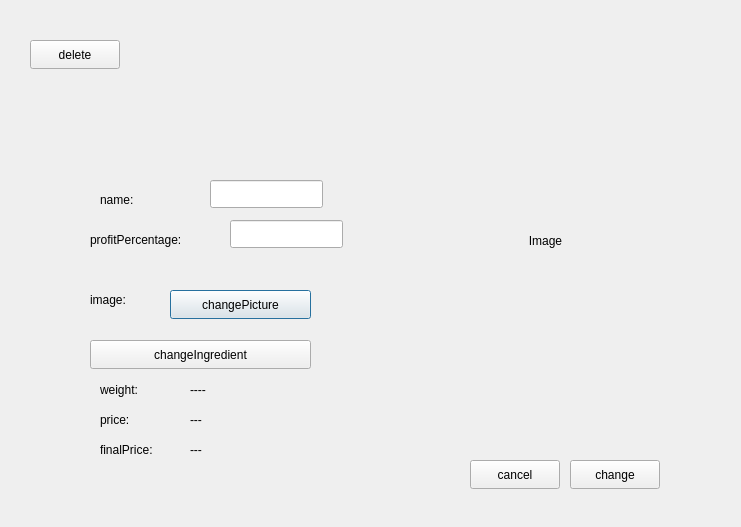
<?xml version="1.0" encoding="UTF-8"?>
<ui version="4.0">
 <class>CakeCardSetting</class>
 <widget class="QDialog" name="CakeCardSetting">
  <property name="geometry">
   <rect>
    <x>0</x>
    <y>0</y>
    <width>741</width>
    <height>527</height>
   </rect>
  </property>
  <property name="windowTitle">
   <string>Dialog</string>
  </property>
  <widget class="QLabel" name="label">
   <property name="geometry">
    <rect>
     <x>100</x>
     <y>190</y>
     <width>63</width>
     <height>20</height>
    </rect>
   </property>
   <property name="text">
    <string>name:</string>
   </property>
  </widget>
  <widget class="QLabel" name="label_2">
   <property name="geometry">
    <rect>
     <x>90</x>
     <y>230</y>
     <width>171</width>
     <height>20</height>
    </rect>
   </property>
   <property name="text">
    <string>profitPercentage:</string>
   </property>
  </widget>
  <widget class="QLabel" name="label_3">
   <property name="geometry">
    <rect>
     <x>90</x>
     <y>290</y>
     <width>63</width>
     <height>20</height>
    </rect>
   </property>
   <property name="text">
    <string>image:</string>
   </property>
  </widget>
  <widget class="QLabel" name="Image">
   <property name="geometry">
    <rect>
     <x>370</x>
     <y>70</y>
     <width>351</width>
     <height>341</height>
    </rect>
   </property>
   <property name="text">
    <string>Image</string>
   </property>
   <property name="alignment">
    <set>Qt::AlignmentFlag::AlignCenter</set>
   </property>
  </widget>
  <widget class="QPushButton" name="changePicBtn">
   <property name="geometry">
    <rect>
     <x>170</x>
     <y>290</y>
     <width>141</width>
     <height>29</height>
    </rect>
   </property>
   <property name="text">
    <string>changePicture</string>
   </property>
  </widget>
  <widget class="QPushButton" name="changeIngreditenBtn">
   <property name="geometry">
    <rect>
     <x>90</x>
     <y>340</y>
     <width>221</width>
     <height>29</height>
    </rect>
   </property>
   <property name="text">
    <string>changeIngredient</string>
   </property>
  </widget>
  <widget class="QLineEdit" name="lineEditName">
   <property name="geometry">
    <rect>
     <x>210</x>
     <y>180</y>
     <width>113</width>
     <height>28</height>
    </rect>
   </property>
  </widget>
  <widget class="QLineEdit" name="lineEditProfit">
   <property name="geometry">
    <rect>
     <x>230</x>
     <y>220</y>
     <width>113</width>
     <height>28</height>
    </rect>
   </property>
  </widget>
  <widget class="QPushButton" name="changeBtn">
   <property name="geometry">
    <rect>
     <x>570</x>
     <y>460</y>
     <width>90</width>
     <height>29</height>
    </rect>
   </property>
   <property name="text">
    <string>change</string>
   </property>
  </widget>
  <widget class="QPushButton" name="cancelBtn">
   <property name="geometry">
    <rect>
     <x>470</x>
     <y>460</y>
     <width>90</width>
     <height>29</height>
    </rect>
   </property>
   <property name="text">
    <string>cancel</string>
   </property>
  </widget>
  <widget class="QPushButton" name="deleteBtn">
   <property name="geometry">
    <rect>
     <x>30</x>
     <y>40</y>
     <width>90</width>
     <height>29</height>
    </rect>
   </property>
   <property name="text">
    <string>delete</string>
   </property>
  </widget>
  <widget class="QLabel" name="weight">
   <property name="geometry">
    <rect>
     <x>190</x>
     <y>380</y>
     <width>63</width>
     <height>20</height>
    </rect>
   </property>
   <property name="text">
    <string>----</string>
   </property>
  </widget>
  <widget class="QLabel" name="label_5">
   <property name="geometry">
    <rect>
     <x>100</x>
     <y>380</y>
     <width>63</width>
     <height>20</height>
    </rect>
   </property>
   <property name="text">
    <string>weight:</string>
   </property>
  </widget>
  <widget class="QLabel" name="label_4">
   <property name="geometry">
    <rect>
     <x>100</x>
     <y>410</y>
     <width>63</width>
     <height>20</height>
    </rect>
   </property>
   <property name="text">
    <string>price:</string>
   </property>
  </widget>
  <widget class="QLabel" name="label_6">
   <property name="geometry">
    <rect>
     <x>100</x>
     <y>440</y>
     <width>91</width>
     <height>20</height>
    </rect>
   </property>
   <property name="text">
    <string>finalPrice:</string>
   </property>
  </widget>
  <widget class="QLabel" name="Price">
   <property name="geometry">
    <rect>
     <x>190</x>
     <y>410</y>
     <width>63</width>
     <height>20</height>
    </rect>
   </property>
   <property name="text">
    <string>---</string>
   </property>
  </widget>
  <widget class="QLabel" name="finalPrice">
   <property name="geometry">
    <rect>
     <x>190</x>
     <y>440</y>
     <width>63</width>
     <height>20</height>
    </rect>
   </property>
   <property name="text">
    <string>---</string>
   </property>
  </widget>
 </widget>
 <resources/>
 <connections/>
</ui>
